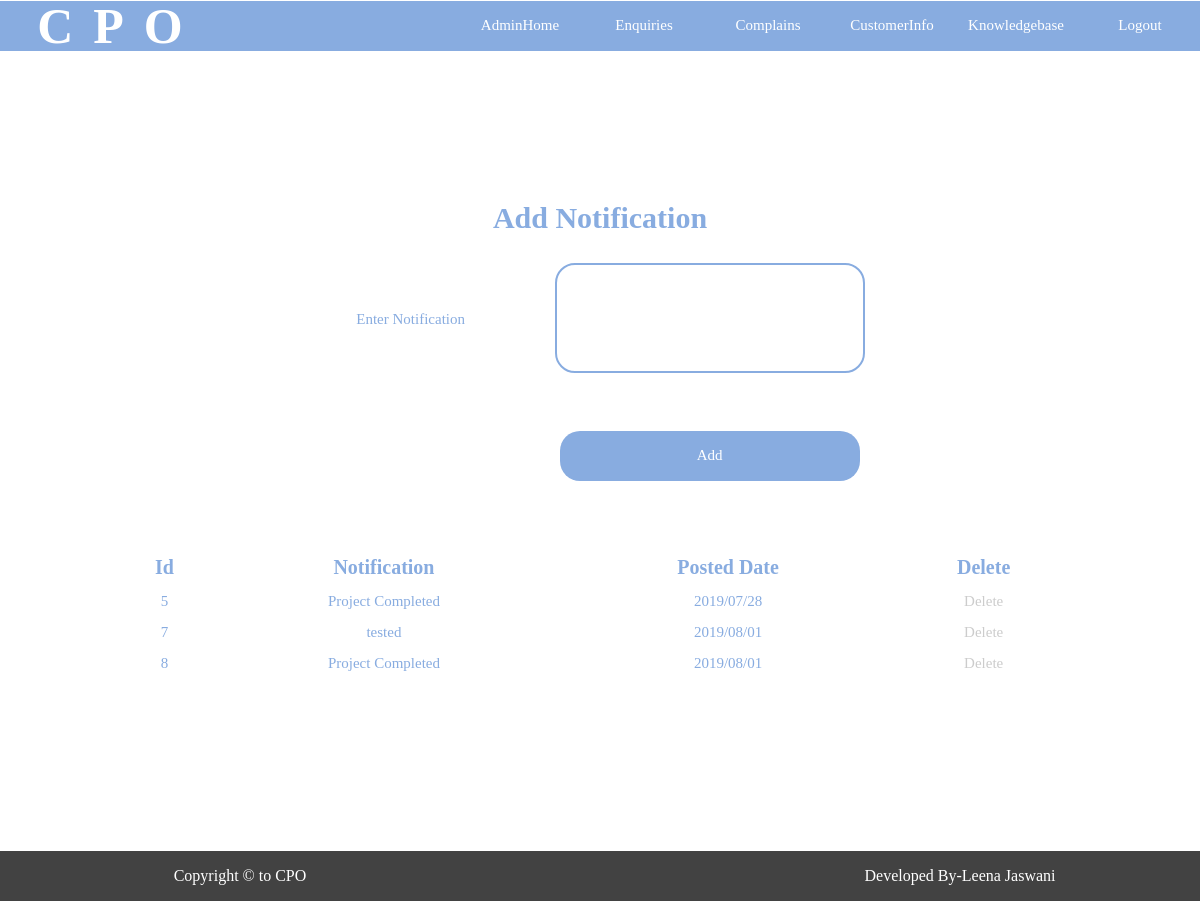
The page /adminzone/adminhome (signed in) on the database its author committed.
### adminzone/models.py (models this page shows)
class Notification(models.Model):
    notificationtext=models.TextField()
    posteddate=models.CharField(max_length=30)

### adminzone/views.py (the view)
def adminhome(request):
    if request.session['adminid']:
        noti=Notification.objects.all()
        return render(request,'adminhome.html',{'noti':noti})
    else:
        return render(request,'login.html')

### adminzone/templates/adminhome.html (shortened to what this page needs)
<!DOCTYPE html>
<html lang="en">
<head>
    {% load static %}
     <link href="{% static 'css/stylea.css' %}" rel="stylesheet"/>
</head>
<body>
<div id="outer">
    <div id="menu">
        <div class="logo"><h1>CPO</h1></div>
        <ul >
            <li><a href="{% url 'adminzone:adminhome' %}">AdminHome</a></li>
            <li ><a href="{% url 'adminzone:enquiries' %}" >Enquiries</a></li>
            <li ><a href="{% url 'adminzone:complains' %}">Complains</a></li>
            <li ><a href="{% url 'adminzone:customerinfo' %}">CustomerInfo</a></li>
            <li ><a href="{% url 'adminzone:knowledgebase' %}">Knowledgebase</a></li>
            <li ><a href="{% url 'adminzone:logout' %}">Logout</a></li>
        </ul>
    </div>
    <div id="main" style="overflow-x:auto;">
        <form action="{% url 'adminzone:addnotification' %}" method="post">
            <h2>
                Add Notification
            </h2>
            <table border="0" style="margin:0 auto;width:50%">
                <tr>
                    <td>Enter Notification</td>
                    <td>
                        <textarea name="notificationtext" required style="height:100px;resize:none"></textarea>
                    </td>
                </tr>
                <tr>
                    <td>&nbsp;</td>
                    <td><input type="submit" value="Add"/></td>
                </tr>
            </table>
        </form>
        <table border="0" cellspacing="10"  cellpadding="2" style="width:80%; margin:60px auto; ">
            <tr>
                <th>Id</th>
                <th>Notification</th>
                <th>Posted Date</th>
                <th>Delete</th>
            </tr>
            {% for n in noti %}
                <tr>
                    <td>{{n.id}}</td>
                    <td>{{n.notificationtext}}</td>
                    <td>{{n.posteddate}}</td>
                    <td><a href="{% url 'adminzone:deletenotification'  n.id %}">Delete</a></td>
                </tr>
            {% endfor %}
        </table>
    </div>
    <div id="footer">
        <div id="footerl">Copyright &copy; to CPO</div>
        <div id="footerr">Developed By-Leena Jaswani</div>
    </div>
</div>
</body>
</html>

### adminzone/static/css/stylea.css (style rules this page uses)
body,html { margin:0px; }
#outer { min-height:800px; //border:1px solid; height:auto; }
#menu { min-height:50px; width:100%; background-color:#88ACE0; margin-top:-15px; }
#menu ul { list-style-type:none; text-align:right; }
#menu ul li { display:inline-block; margin-top:5px; width:100px; padding:10px; //border:2px solid ; //background-color:#424242; border-radius:20px 0px 20px 0px; text-align:center; }
#menu ul li a { text-decoration:none; font-size:15px; color:white; height:100%; }
#main { min-height:800px; height:auto; width:100%; background-color:white; //border:1px solid; }
.logo { float: left; height: 50px; width:20%; align-items: center; justify-content: center; display: flex; }
.logo h1 { // text-align: justify; color: white; font-family:Georgia; font-size: 50px; letter-spacing: 20px; //position: relative; }
#footer { min-height:30px; width:100%; background-color:#424242; //border-radius:10px; position: absolute; }
#footerl { min-height:30px; min-width:40%; //border:1px solid ; border-radius:10px; float:left; color:white; text-align:center; font-family:Verdana; line-height:50px; }
#footerr { min-height:30px; min-width:40%; //border:1px solid white; border-radius:10px; float:right; color:white; text-align:center; font-family:Verdana; line-height:50px; overflow-x: auto; }

### rows shown on the page
Notification: id "5", notificationtext "Project Completed", posteddate "2019/07/28"
Notification: id "7", notificationtext "tested", posteddate "2019/08/01"
Notification: id "8", notificationtext "Project Completed", posteddate "2019/08/01"
